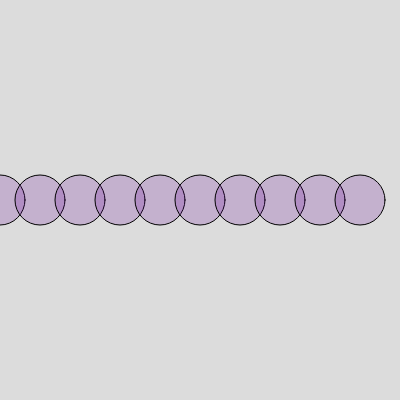
Frame 1 (no input)
Frame 60 (no input): identical to frame 1, image omitted
Frame 120 (the mouse pressed at the canvas centre since frame 60): identical to frame 1, image omitted

The p5.js sketch that drew this single still picture (run headless with seeded random() and noise() and a simulated clock; from frame 60 on, the mouse is pressed at the canvas centre):

// p5.js sketch
// ── sketch.js
function setup() {
  createCanvas(400, 400);
}

function draw() {
  background(220);
  fill(100,0,150,50)
  for(var x = 0; x < 400; x = x + 40){
    circle(x,200,50)
  }
}
